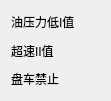
   <widget class="QWidget" name="verticalLayoutWidget_7">
    <property name="geometry">
     <rect>
      <x>270</x>
      <y>10</y>
      <width>111</width>
      <height>101</height>
     </rect>
    </property>
    <property name="sizePolicy">
     <sizepolicy hsizetype="Expanding" vsizetype="Expanding">
      <horstretch>0</horstretch>
      <verstretch>0</verstretch>
     </sizepolicy>
    </property>
    <layout class="QVBoxLayout" name="SC_Vlyt_2">
     <item>
      <widget class="QLabel" name="label_29">
       <property name="sizePolicy">
        <sizepolicy hsizetype="Expanding" vsizetype="Expanding">
         <horstretch>0</horstretch>
         <verstretch>0</verstretch>
        </sizepolicy>
       </property>
       <property name="text">
        <string>油压力低I值</string>
       </property>
      </widget>
     </item>
     <item>
      <widget class="QLabel" name="label_30">
       <property name="sizePolicy">
        <sizepolicy hsizetype="Expanding" vsizetype="Expanding">
         <horstretch>0</horstretch>
         <verstretch>0</verstretch>
        </sizepolicy>
       </property>
       <property name="text">
        <string>超速II值</string>
       </property>
      </widget>
     </item>
     <item>
      <widget class="QLabel" name="label_32">
       <property name="sizePolicy">
        <sizepolicy hsizetype="Expanding" vsizetype="Expanding">
         <horstretch>0</horstretch>
         <verstretch>0</verstretch>
        </sizepolicy>
       </property>
       <property name="text">
        <string>盘车禁止</string>
       </property>
      </widget>
     </item>
    </layout>
   </widget>
